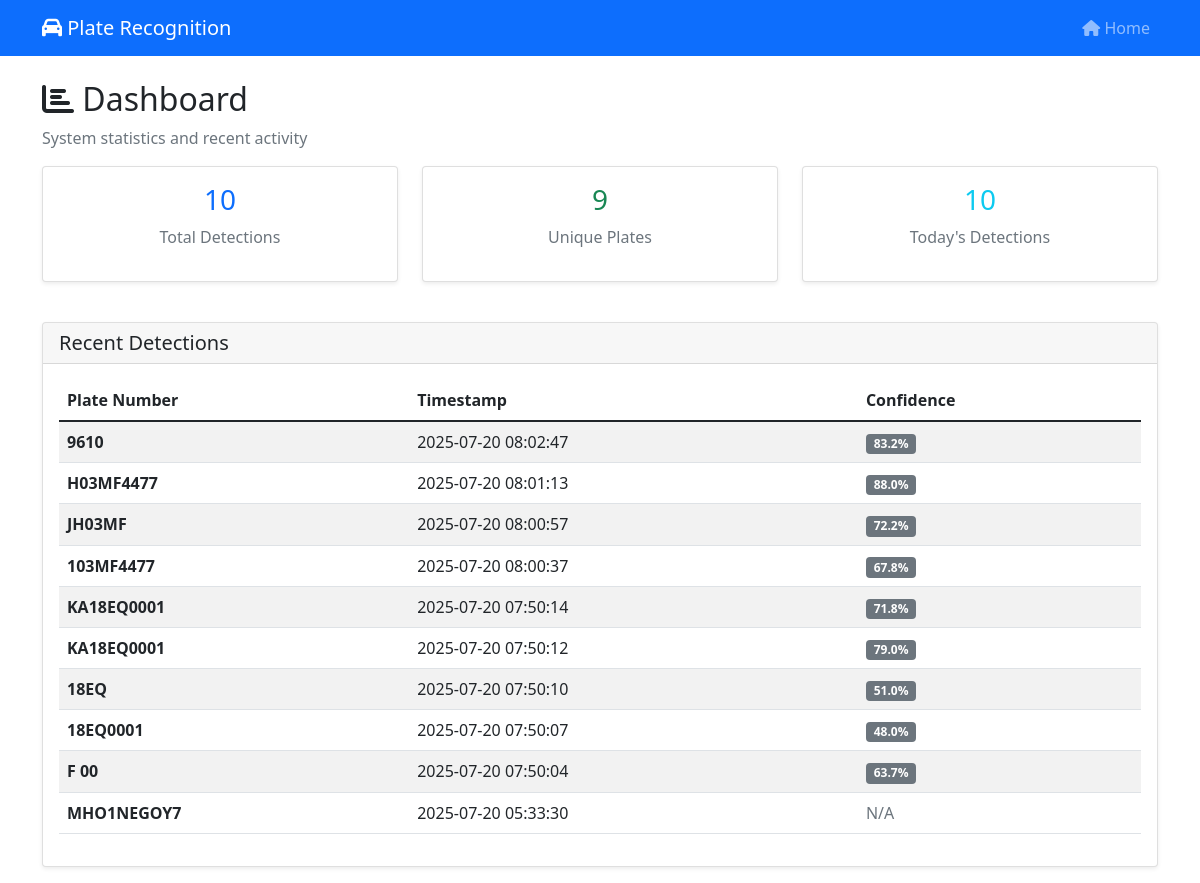
Page /dashboard on the earlier database version.
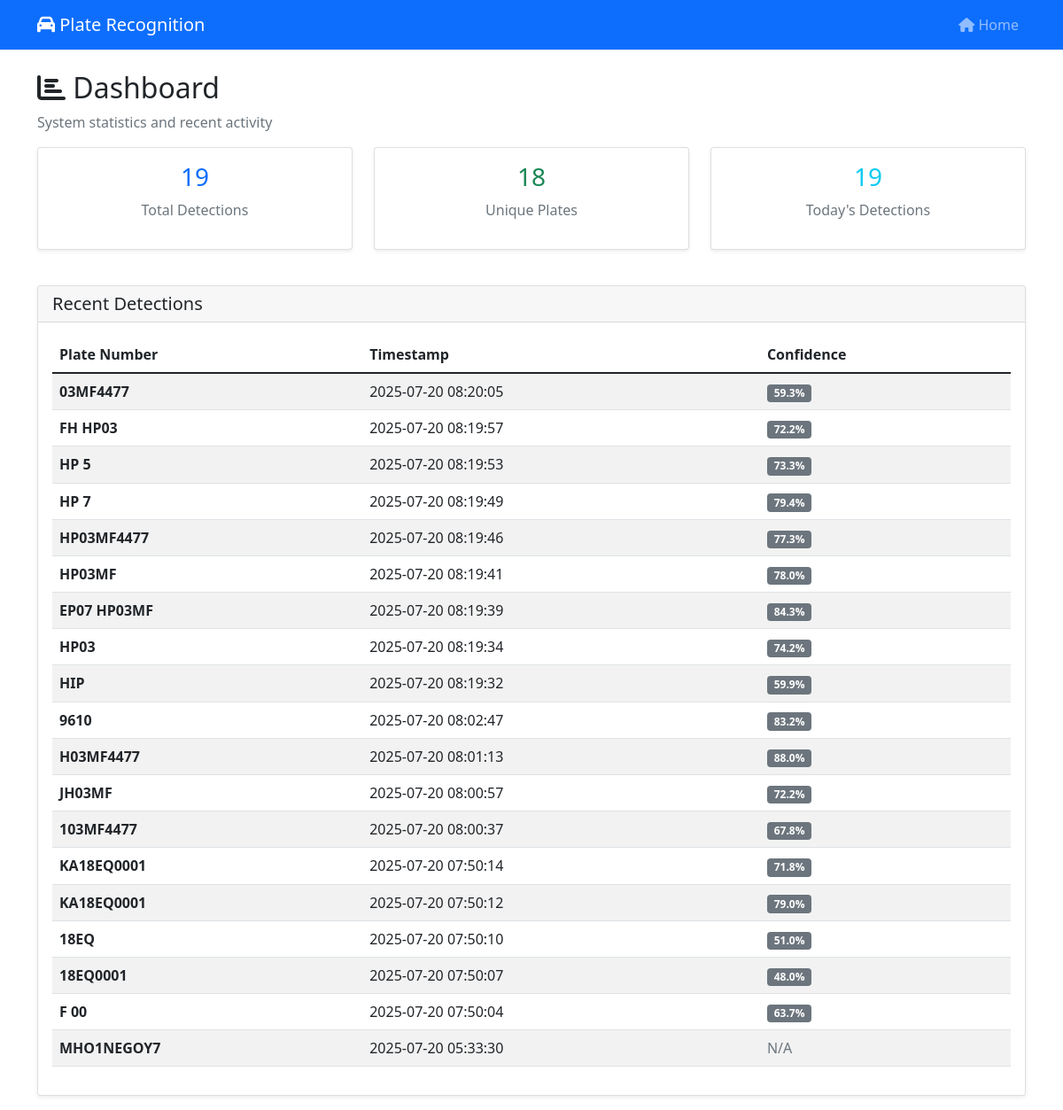
Same page on the later database version.
### tables this page shows
CREATE TABLE detected_plates (
                id INTEGER PRIMARY KEY AUTOINCREMENT,
                plate_number TEXT NOT NULL,
                confidence_score REAL,
                timestamp DATETIME DEFAULT CURRENT_TIMESTAMP,
                image_path TEXT,
                vehicle_type TEXT,
                location TEXT,
                status TEXT DEFAULT 'detected'
            );

### app/web/routes.py (the view)
@main.route('/dashboard')
def dashboard():
    stats = db_manager.get_statistics()
    recent_plates = db_manager.get_recent_plates(50)
    return render_template('dashboard.html', stats=stats, recent_plates=recent_plates)

### app/models/database.py (called while the page is built)
    def get_connection(self):
        if not hasattr(self._local, 'connection'):
            self._local.connection = sqlite3.connect(str(self.db_path))
            self._local.connection.row_factory = sqlite3.Row
        return self._local.connection

    def get_recent_plates(self, limit=50):
        conn = self.get_connection()
        cursor = conn.cursor()
        cursor.execute('''
            SELECT * FROM detected_plates
            ORDER BY timestamp DESC
            LIMIT ?
        ''', (limit,))
        return cursor.fetchall()

    def get_statistics(self):
        conn = self.get_connection()
        cursor = conn.cursor()
        cursor.execute('SELECT COUNT(*) FROM detected_plates')
        total_plates = cursor.fetchone()[0]
        cursor.execute('SELECT COUNT(DISTINCT plate_number) FROM detected_plates')
        unique_plates = cursor.fetchone()[0]
        cursor.execute('''
            SELECT COUNT(*) FROM detected_plates
            WHERE DATE(timestamp) = DATE('now')
        ''')
        today_detections = cursor.fetchone()[0]
        return {
            'total_plates': total_plates,
            'unique_plates': unique_plates,
            'today_detections': today_detections
        }

### app/web/templates/dashboard.html (shortened to what this page needs)
{% extends "base.html" %}
{% block content %}
<div class="row">
    <div class="col-12">
        <h2><i class="fas fa-chart-bar"></i> Dashboard</h2>
        <p class="text-muted">System statistics and recent activity</p>
    </div>
</div>
<div class="row">
    <div class="col-md-4">
        <div class="card">
            <div class="card-body text-center">
                <h3 class="text-primary">{{ stats.total_plates or 0 }}</h3>
                <p class="text-muted">Total Detections</p>
            </div>
        </div>
    </div>
    <div class="col-md-4">
        <div class="card">
            <div class="card-body text-center">
                <h3 class="text-success">{{ stats.unique_plates or 0 }}</h3>
                <p class="text-muted">Unique Plates</p>
            </div>
        </div>
    </div>
    <div class="col-md-4">
        <div class="card">
            <div class="card-body text-center">
                <h3 class="text-info">{{ stats.today_detections or 0 }}</h3>
                <p class="text-muted">Today's Detections</p>
            </div>
        </div>
    </div>
</div>
<div class="row mt-4">
    <div class="col-12">
        <div class="card">
            <div class="card-header">
                <h5 class="mb-0">Recent Detections</h5>
            </div>
            <div class="card-body">
                {% if recent_plates %}
                    <div class="table-responsive">
                        <table class="table table-striped">
                            <thead>
                                <tr>
                                    <th>Plate Number</th>
                                    <th>Timestamp</th>
                                    <th>Confidence</th>
                                </tr>
                            </thead>
                            <tbody>
                                {% for plate in recent_plates %}
                                <tr>
                                    <td><strong>{{ plate.plate_number }}</strong></td>
                                    <td>{{ plate.timestamp }}</td>
                                    <td>
                                        {% if plate.confidence_score %}
                                            <span class="badge bg-secondary">{{ "%.1f"|format(plate.confidence_score) }}%</span>
                                        {% else %}
                                            <span class="text-muted">N/A</span>
                                        {% endif %}
                                    </td>
                                </tr>
                                {% endfor %}
                            </tbody>
                        </table>
                    </div>
                {% else %}
                    <p class="text-muted text-center">No plates detected yet</p>
                {% endif %}
            </div>
        </div>
    </div>
</div>
{% endblock %}

### app/web/templates/base.html (shortened to what this page needs)
<!DOCTYPE html>
<html lang="en">
<head>
    <link href="https://cdn.jsdelivr.net/npm/bootstrap@5.1.3/dist/css/bootstrap.min.css" rel="stylesheet">
    <link href="https://cdnjs.cloudflare.com/ajax/libs/font-awesome/6.0.0/css/all.min.css" rel="stylesheet">
    <link href="{{ url_for('static', filename='css/style.css') }}" rel="stylesheet">
</head>
<body>
    <nav class="navbar navbar-expand-lg navbar-dark bg-primary">
        <div class="container">
            <a class="navbar-brand" href="{{ url_for('main.index') }}">
                <i class="fas fa-car"></i> Plate Recognition
            </a>
            <div class="collapse navbar-collapse">
                <ul class="navbar-nav ms-auto">
                    <li class="nav-item">
                        <a class="nav-link" href="{{ url_for('main.index') }}">
                            <i class="fas fa-home"></i> Home
                        </a>
                    </li>
                </ul>
            </div>
        </div>
    </nav>
    <main class="container mt-4">
        {% block content %}{% endblock %}
    </main>
</body>
</html>

### app/static/css/style.css (style rules this page uses)
.card { box-shadow: 0 0.125rem 0.25rem rgba(0, 0, 0, 0.075); margin-bottom: 1rem; }

Differences in the rows shown:
added detected_plates: plate_number "03MF4477", timestamp "2025-07-20 08:20:05", confidence_score "59.3"
added detected_plates: plate_number "FH HP03", timestamp "2025-07-20 08:19:57", confidence_score "72.2"
added detected_plates: plate_number "HP 5", timestamp "2025-07-20 08:19:53", confidence_score "73.3"
added detected_plates: plate_number "HP 7", timestamp "2025-07-20 08:19:49", confidence_score "79.4"
added detected_plates: plate_number "HP03MF4477", timestamp "2025-07-20 08:19:46", confidence_score "77.3"
added detected_plates: plate_number "HP03MF", timestamp "2025-07-20 08:19:41", confidence_score "78.0"
added detected_plates: plate_number "EP07 HP03MF", timestamp "2025-07-20 08:19:39", confidence_score "84.3"
added detected_plates: plate_number "HP03", timestamp "2025-07-20 08:19:34", confidence_score "74.2"
added detected_plates: plate_number "HIP", timestamp "2025-07-20 08:19:32", confidence_score "59.9"
Other differences:
{{ stats.total_plates or 0 }}: "10" → "19"
{{ stats.unique_plates or 0 }}: "9" → "18"
{{ stats.today_detections or 0 }}: "10" → "19"
